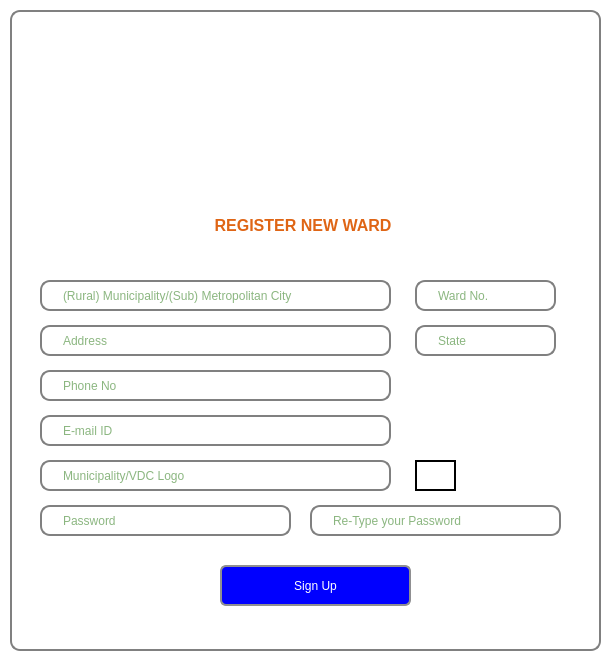
<?xml version="1.0" encoding="UTF-8"?>
<ui version="4.0">
 <class>RegisterWindow</class>
 <widget class="QMainWindow" name="RegisterWindow">
  <property name="geometry">
   <rect>
    <x>0</x>
    <y>0</y>
    <width>614</width>
    <height>668</height>
   </rect>
  </property>
  <property name="minimumSize">
   <size>
    <width>0</width>
    <height>0</height>
   </size>
  </property>
  <property name="maximumSize">
   <size>
    <width>1366</width>
    <height>768</height>
   </size>
  </property>
  <property name="windowTitle">
   <string>Smartवडा</string>
  </property>
  <property name="windowIcon">
   <iconset>
    <normaloff>sw_icon.png</normaloff>sw_icon.png</iconset>
  </property>
  <property name="styleSheet">
   <string notr="true">background-color: rgb(255, 255, 255);</string>
  </property>
  <widget class="QWidget" name="centralWidget">
   <widget class="QGroupBox" name="signinBox">
    <property name="geometry">
     <rect>
      <x>10</x>
      <y>10</y>
      <width>591</width>
      <height>641</height>
     </rect>
    </property>
    <property name="minimumSize">
     <size>
      <width>0</width>
      <height>0</height>
     </size>
    </property>
    <property name="maximumSize">
     <size>
      <width>1366</width>
      <height>768</height>
     </size>
    </property>
    <property name="styleSheet">
     <string notr="true">QLineEdit,QGroupBox,QPushButton
{
      background:transparent;
      color: rgb(23, 109, 2);
      border: 2px solid gray;
      border-radius: 10px;
	  padding: 1px left;
}</string>
    </property>
    <property name="title">
     <string/>
    </property>
    <widget class="QLabel" name="sw_logo_">
     <property name="geometry">
      <rect>
       <x>140</x>
       <y>10</y>
       <width>311</width>
       <height>191</height>
      </rect>
     </property>
     <property name="styleSheet">
      <string notr="true">border:none;
border-radius:0px;
border-image:url(:/pic/sw_logo.png)</string>
     </property>
     <property name="text">
      <string/>
     </property>
    </widget>
    <widget class="QLabel" name="label_3">
     <property name="geometry">
      <rect>
       <x>195</x>
       <y>195</y>
       <width>196</width>
       <height>41</height>
      </rect>
     </property>
     <property name="styleSheet">
      <string notr="true">background:transparent;
color: rgb(223, 101, 21);
    </string>
     </property>
     <property name="text">
      <string>&lt;html&gt;&lt;head/&gt;&lt;body&gt;&lt;p&gt;&lt;span style=&quot; font-size:12pt; font-weight:600;&quot;&gt;REGISTER NEW WARD&lt;/span&gt;&lt;/p&gt;&lt;/body&gt;&lt;/html&gt;</string>
     </property>
     <property name="alignment">
      <set>Qt::AlignCenter</set>
     </property>
    </widget>
    <widget class="QLineEdit" name="wardno">
     <property name="geometry">
      <rect>
       <x>405</x>
       <y>270</y>
       <width>141</width>
       <height>31</height>
      </rect>
     </property>
     <property name="styleSheet">
      <string notr="true">background:transparent</string>
     </property>
     <property name="placeholderText">
      <string>Ward No.</string>
     </property>
    </widget>
    <widget class="QLineEdit" name="address">
     <property name="geometry">
      <rect>
       <x>30</x>
       <y>315</y>
       <width>351</width>
       <height>31</height>
      </rect>
     </property>
     <property name="styleSheet">
      <string notr="true">background:transparent</string>
     </property>
     <property name="placeholderText">
      <string>Address</string>
     </property>
    </widget>
    <widget class="QLineEdit" name="state">
     <property name="geometry">
      <rect>
       <x>405</x>
       <y>315</y>
       <width>141</width>
       <height>31</height>
      </rect>
     </property>
     <property name="placeholderText">
      <string>State</string>
     </property>
    </widget>
    <widget class="QLineEdit" name="phoneNo">
     <property name="geometry">
      <rect>
       <x>30</x>
       <y>360</y>
       <width>351</width>
       <height>31</height>
      </rect>
     </property>
     <property name="styleSheet">
      <string notr="true">background:transparent</string>
     </property>
     <property name="text">
      <string/>
     </property>
     <property name="placeholderText">
      <string>Phone No</string>
     </property>
    </widget>
    <widget class="QLineEdit" name="email">
     <property name="geometry">
      <rect>
       <x>30</x>
       <y>405</y>
       <width>351</width>
       <height>31</height>
      </rect>
     </property>
     <property name="styleSheet">
      <string notr="true">background:transparent</string>
     </property>
     <property name="placeholderText">
      <string>E-mail ID</string>
     </property>
    </widget>
    <widget class="QLineEdit" name="mun_logo">
     <property name="geometry">
      <rect>
       <x>30</x>
       <y>450</y>
       <width>351</width>
       <height>31</height>
      </rect>
     </property>
     <property name="styleSheet">
      <string notr="true">background:transparent</string>
     </property>
     <property name="echoMode">
      <enum>QLineEdit::Normal</enum>
     </property>
     <property name="placeholderText">
      <string>Municipality/VDC Logo</string>
     </property>
    </widget>
    <widget class="QLineEdit" name="password">
     <property name="geometry">
      <rect>
       <x>30</x>
       <y>495</y>
       <width>251</width>
       <height>31</height>
      </rect>
     </property>
     <property name="styleSheet">
      <string notr="true">background:transparent</string>
     </property>
     <property name="echoMode">
      <enum>QLineEdit::Password</enum>
     </property>
     <property name="placeholderText">
      <string>Password</string>
     </property>
    </widget>
    <widget class="QLineEdit" name="confirmpassword">
     <property name="geometry">
      <rect>
       <x>300</x>
       <y>495</y>
       <width>251</width>
       <height>31</height>
      </rect>
     </property>
     <property name="styleSheet">
      <string notr="true">background:transparent</string>
     </property>
     <property name="echoMode">
      <enum>QLineEdit::Password</enum>
     </property>
     <property name="placeholderText">
      <string>Re-Type your Password</string>
     </property>
    </widget>
    <widget class="QPushButton" name="browse">
     <property name="geometry">
      <rect>
       <x>405</x>
       <y>450</y>
       <width>41</width>
       <height>31</height>
      </rect>
     </property>
     <property name="styleSheet">
      <string notr="true">border: 2px solid black;
border-radius:0px;
border-image:url(:/pic/browse.png);

</string>
     </property>
     <property name="text">
      <string/>
     </property>
    </widget>
    <widget class="QPushButton" name="signup">
     <property name="geometry">
      <rect>
       <x>210</x>
       <y>555</y>
       <width>191</width>
       <height>41</height>
      </rect>
     </property>
     <property name="styleSheet">
      <string notr="true">border: 2px solid #8f8f91;
border-radius: 6px;
background:blue;
color:white;
</string>
     </property>
     <property name="text">
      <string>Sign Up</string>
     </property>
    </widget>
    <widget class="QLineEdit" name="municipality">
     <property name="geometry">
      <rect>
       <x>30</x>
       <y>270</y>
       <width>351</width>
       <height>31</height>
      </rect>
     </property>
     <property name="styleSheet">
      <string notr="true">background:transparent</string>
     </property>
     <property name="text">
      <string/>
     </property>
     <property name="placeholderText">
      <string>(Rural) Municipality/(Sub) Metropolitan City</string>
     </property>
    </widget>
   </widget>
  </widget>
 </widget>
 <layoutdefault spacing="6" margin="11"/>
 <tabstops>
  <tabstop>municipality</tabstop>
  <tabstop>wardno</tabstop>
  <tabstop>address</tabstop>
  <tabstop>state</tabstop>
  <tabstop>phoneNo</tabstop>
  <tabstop>email</tabstop>
  <tabstop>mun_logo</tabstop>
  <tabstop>browse</tabstop>
  <tabstop>password</tabstop>
  <tabstop>confirmpassword</tabstop>
  <tabstop>signup</tabstop>
 </tabstops>
 <resources>
  <include location="sw.qrc"/>
 </resources>
 <connections/>
</ui>
